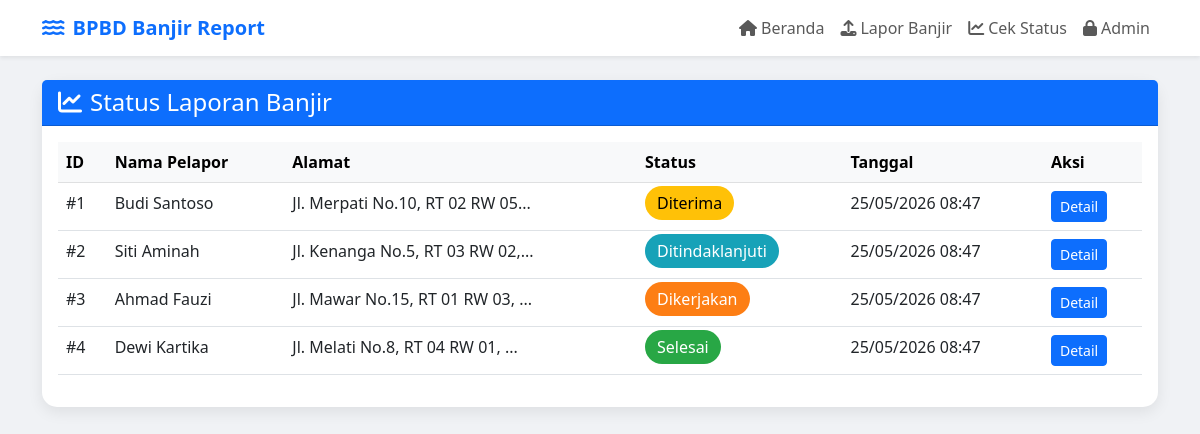
The page /status.php on the database its author committed.
### tables this page shows
CREATE TABLE `laporan` (
  `id` int(11) NOT NULL,
  `user_id` int(11) DEFAULT NULL,
  `nama_pelapor` varchar(100) NOT NULL,
  `email` varchar(100) NOT NULL,
  `alamat` varchar(255) NOT NULL,
  `foto` varchar(255) DEFAULT NULL,
  `keterangan` text DEFAULT NULL,
  `latitude` varchar(50) DEFAULT NULL,
  `longitude` varchar(50) DEFAULT NULL,
  `status` enum('diterima','ditindaklanjuti','dikerjakan','selesai') DEFAULT 'diterima',
  `created_at` timestamp NOT NULL DEFAULT current_timestamp(),
  `updated_at` timestamp NOT NULL DEFAULT current_timestamp() ON UPDATE current_timestamp()
);

### status.php (the view)
<?php
require_once './templates/header.php';
require_once './templates/navbar.php';
require_once './config/koneksi.php';
$query = "SELECT * FROM laporan ORDER BY created_at DESC";
$result = mysqli_query($conn, $query);
?>
<div class="container mt-4">
    <div class="row">
        <div class="col-12">
            <div class="card card-modern">
                <div class="card-header bg-primary text-white">
                    <h4 class="mb-0"><i class="fas fa-chart-line me-2"></i>Status Laporan Banjir</h4>
                </div>
                <div class="card-body">
                    <div class="table-responsive">
                        <table class="table table-hover">
                            <thead class="table-light">
                                <tr>
                                    <th>ID</th>
                                    <th>Nama Pelapor</th>
                                    <th>Alamat</th>
                                    <th>Status</th>
                                    <th>Tanggal</th>
                                    <th>Aksi</th>
                                </tr>
                            </thead>
                            <tbody>
                                <?php while($row = mysqli_fetch_assoc($result)): ?>
                                <tr>
                                    <td>#<?= $row['id'] ?></td>
                                    <td><?= htmlspecialchars($row['nama_pelapor']) ?></td>
                                    <td><?= htmlspecialchars(substr($row['alamat'], 0, 30)) ?>...</td>
                                    <td>
                                        <?php
                                        $statusClass = '';
                                        switch($row['status']) {
                                            case 'diterima': $statusClass = 'status-diterima'; break;
                                            case 'ditindaklanjuti': $statusClass = 'status-ditindaklanjuti'; break;
                                            case 'dikerjakan': $statusClass = 'status-dikerjakan'; break;
                                            case 'selesai': $statusClass = 'status-selesai'; break;
                                        }
                                        ?>
                                        <span class="badge-status <?= $statusClass ?>"><?= ucfirst($row['status']) ?></span>
                                    </td>
                                    <td><?= date('d/m/Y H:i', strtotime($row['created_at'])) ?></td>
                                    <td>
                                        <a href="detail.php?id=<?= $row['id'] ?>" class="btn btn-sm btn-primary">Detail</a>
                                    </td>
                                </tr>
                                <?php endwhile; ?>
                            </tbody>
                        </table>
                    </div>
                </div>
            </div>
        </div>
    </div>
</div>
<?php require_once './templates/footer.php'; ?>

### templates/header.php (shortened to what this page needs)
<!DOCTYPE html>
<html lang="id">
<head>
    <link href="https://cdn.jsdelivr.net/npm/bootstrap@5.3.0/dist/css/bootstrap.min.css" rel="stylesheet">
    <link rel="stylesheet" href="https://cdnjs.cloudflare.com/ajax/libs/font-awesome/6.4.0/css/all.min.css">
</head>
<body>

### templates/navbar.php (shortened to what this page needs)
<nav class="navbar navbar-expand-lg bg-white shadow-sm sticky-top">
    <div class="container">
        <a class="navbar-brand fw-bold text-primary" href="#">
            <i class="fas fa-water me-2"></i>BPBD Banjir Report
        </a>
        <div class="collapse navbar-collapse" id="navbarNav">
            <ul class="navbar-nav ms-auto">
                <li class="nav-item"><a class="nav-link" href="index.php"><i class="fas fa-home me-1"></i>Beranda</a></li>
                <li class="nav-item"><a class="nav-link" href="laporan.php"><i class="fas fa-upload me-1"></i>Lapor Banjir</a></li>
                <li class="nav-item"><a class="nav-link" href="status.php"><i class="fas fa-chart-line me-1"></i>Cek Status</a></li>
                <li class="nav-item"><a class="nav-link" href="admin/login.php"><i class="fas fa-lock me-1"></i>Admin</a></li>
            </ul>
        </div>
    </div>
</nav>

### templates/footer.php (shortened to what this page needs)
</body>
</html>

### templates/header.php (style rules this page uses)
:root { --bpbd-primary: #0d6efd; --bpbd-dark: #0a58ca; --bpbd-light: #e7f1ff; }
body { background-color: #f0f2f5; font-family: 'Segoe UI', Tahoma, Geneva, Verdana, sans-serif; }
.card-modern { border: none; border-radius: 15px; box-shadow: 0 5px 15px rgba(0,0,0,0.08); transition: transform 0.2s; }
.badge-status { padding: 6px 12px; border-radius: 20px; font-weight: 500; }
.status-diterima { background: #ffc107; color: #000; }
.status-ditindaklanjuti { background: #17a2b8; color: #fff; }
.status-dikerjakan { background: #fd7e14; color: #fff; }
.status-selesai { background: #28a745; color: #fff; }

### rows shown on the page
laporan: id "1", nama_pelapor "Budi Santoso", alamat "Jl. Merpati No.10, RT 02 RW 05", status "Diterima", created_at "25/05/2026 08:47"
laporan: id "2", nama_pelapor "Siti Aminah", alamat "Jl. Kenanga No.5, RT 03 RW 02,", status "Ditindaklanjuti", created_at "25/05/2026 08:47"
laporan: id "3", nama_pelapor "Ahmad Fauzi", alamat "Jl. Mawar No.15, RT 01 RW 03,", status "Dikerjakan", created_at "25/05/2026 08:47"
laporan: id "4", nama_pelapor "Dewi Kartika", alamat "Jl. Melati No.8, RT 04 RW 01,", status "Selesai", created_at "25/05/2026 08:47"
